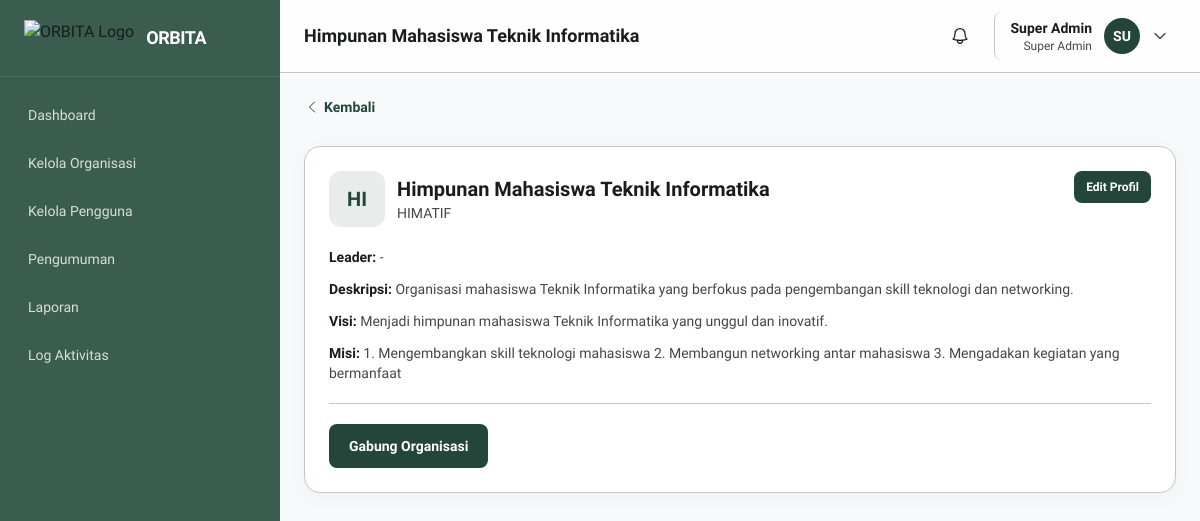
The page /organisasi/1 (signed in) on the database as committed earlier.
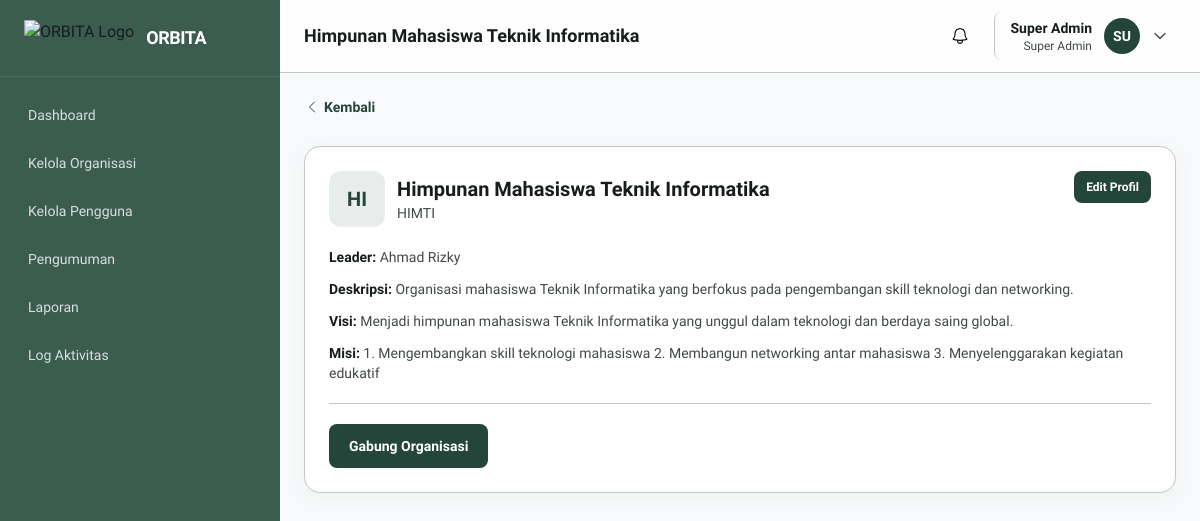
The same page on the database as committed later.
### tables this page shows
CREATE TABLE organisasi (
    id INT AUTO_INCREMENT PRIMARY KEY,
    nama VARCHAR(150) NOT NULL,
    singkatan VARCHAR(20),
    deskripsi TEXT,
    visi TEXT,
    misi TEXT,
    logo VARCHAR(255),
    ketua_id INT DEFAULT NULL,
    status ENUM('aktif', 'nonaktif') DEFAULT 'aktif',
    deleted_at DATETIME DEFAULT NULL,
    created_at DATETIME DEFAULT CURRENT_TIMESTAMP,
    updated_at DATETIME DEFAULT CURRENT_TIMESTAMP ON UPDATE CURRENT_TIMESTAMP,
    FOREIGN KEY (ketua_id) REFERENCES users(id) ON DELETE SET NULL
);

CREATE TABLE users (
    id INT AUTO_INCREMENT PRIMARY KEY,
    nama VARCHAR(100) NOT NULL,
    email VARCHAR(100) NOT NULL UNIQUE,
    nim VARCHAR(20) NOT NULL UNIQUE,
    password VARCHAR(255) NOT NULL,
    role_id INT NOT NULL DEFAULT 3,
    no_hp VARCHAR(20),
    jurusan VARCHAR(100),
    angkatan VARCHAR(4),
    foto_profile VARCHAR(255) DEFAULT NULL,
    status ENUM('aktif', 'nonaktif', 'menunggu') DEFAULT 'aktif',
    reset_token VARCHAR(64) DEFAULT NULL,
    reset_expires DATETIME DEFAULT NULL,
    deleted_at DATETIME DEFAULT NULL,
    created_at DATETIME DEFAULT CURRENT_TIMESTAMP,
    updated_at DATETIME DEFAULT CURRENT_TIMESTAMP ON UPDATE CURRENT_TIMESTAMP,
    FOREIGN KEY (role_id) REFERENCES roles(id) ON DELETE CASCADE
);

### index.php (called while the page is built, shortened)
<?php
require_once __DIR__ . '/includes/functions.php';
$path = parse_url($_SERVER['REQUEST_URI'] ?? '/', PHP_URL_PATH) ?? '/';
$path = '/' . trim(rawurldecode($path), '/');
$segments = ($path === '/') ? [] : explode('/', trim($path, '/'));
$routes = [
    ''                                       => 'dashboard.php',
    'dashboard'                              => 'dashboard.php',
    'kegiatan'                               => 'kegiatan/index.php',
    'organisasi'                             => 'organisasi/index.php',
    'organisasi/{org}'                       => 'organisasi/detail.php',
    'organisasi/{org}/member'                => 'organisasi/members.php',
    'organisasi/{org}/permintaan'            => 'organisasi/requests.php',
    'organisasi/{org}/kegiatan'              => 'organisasi/kegiatan.php',
    'organisasi/{org}/kartu'                 => 'organisasi/kartu_anggota.php',
    'organisasi/{org}/jadwal'                => 'organisasi/jadwal.php',
    'organisasi/{org}/kegiatan/{kid}'        => 'kegiatan/detail.php',
    'pengumuman'                             => 'pengumuman/index.php',
    'pengguna'                               => 'pengguna/index.php',
    'laporan'                                => 'laporan/index.php',
    'log'                                    => 'log/index.php',
    'profil'                                 => 'profil.php',
    'notifikasi'                             => 'notifikasi.php',
];
function match_route(array $segments, string $pattern, array &$params): bool {
    $parts = ($pattern === '') ? [] : explode('/', $pattern);
    if (count($parts) !== count($segments)) return false;
    return true;
}
$matched_file = null;
$params = [];
foreach ($routes as $pattern => $file) {
    if (match_route($segments, $pattern, $params)) {
        $matched_file = $file;
        break;
    }
}
$page = __DIR__ . '/pages/' . $matched_file;
require $page;

### includes/functions.php (called while the page is built, shortened)
<?php
function e(string $text): string {
    return htmlspecialchars($text, ENT_QUOTES, 'UTF-8');
}

### pages/organisasi/detail.php (the view, shortened to what the changed rows need)
<?php
require_once __DIR__ . '/../../includes/functions.php';
$pdo = db();
$org_id = (int) ($_GET['id'] ?? $_GET['org_id'] ?? 0);
$org = $pdo->prepare("SELECT * FROM organisasi WHERE id=? AND deleted_at IS NULL LIMIT 1");
$org->execute([$org_id]);
$org = $org->fetch();
$page_title = $org['nama'];
$leader = $pdo->prepare("SELECT u.nama FROM user_organisasi uo JOIN users u ON uo.user_id=u.id WHERE uo.organisasi_id=? AND uo.role='leader' AND uo.status='aktif' LIMIT 1");
$leader->execute([$org_id]); $leader_nama = $leader->fetchColumn() ?: '-';
?>
<?php require __DIR__ . '/../../components/head.php'; ?>
<?php require __DIR__ . '/../../components/navbar.php'; ?>
<main class="p-6 lg:ml-[280px]">
    <div class="max-w-4xl mx-auto space-y-6">
        <div class="bg-white rounded-2xl border border-outline-variant shadow-card p-6">
            <div class="flex items-start justify-between gap-4">
                <div class="flex items-center gap-3">
                    <div class="w-14 h-14 rounded-xl bg-primary/10 text-primary flex items-center justify-center font-extrabold text-xl"><?= e(strtoupper(substr($org['nama'],0,2))) ?></div>
                    <div>
                        <h2 class="text-xl font-bold text-on-surface"><?= e($org['nama']) ?></h2>
                        <p class="text-sm text-on-surface-variant"><?= e($org['singkatan'] ?? '') ?></p>
                    </div>
                </div>
            </div>
            <div class="mt-5 space-y-3 text-sm text-on-surface-variant">
                <p><strong class="text-on-surface">Leader:</strong> <?= e($leader_nama) ?></p>
                <p><strong class="text-on-surface">Deskripsi:</strong> <?= e($org['deskripsi'] ?: '-') ?></p>
                <p><strong class="text-on-surface">Visi:</strong> <?= e($org['visi'] ?: '-') ?></p>
                <p><strong class="text-on-surface">Misi:</strong> <?= e($org['misi'] ?: '-') ?></p>
            </div>
        </div>
    </div>
</main>
<?php require __DIR__ . '/../../components/footer.php'; ?>

### components/navbar.php (shortened to what the changed rows need)
<header class="sticky top-0 z-20 bg-white/80 backdrop-blur border-b border-outline-variant">
    <div class="flex items-center justify-between px-6 py-3 lg:ml-[280px]">
        <div class="flex items-center gap-3">
            <h1 class="text-lg font-bold text-on-surface"><?= e($page_title ?? 'Dashboard') ?></h1>
        </div>
    </div>
</header>

Rows that differ between the two databases and show on the page:
changed organisasi "HI": singkatan "HIMATIF" → "HIMTI"; visi "Menjadi himpunan mahasiswa Teknik Informatika yang unggul dan inovatif." → "Menjadi himpunan mahasiswa Teknik Informatika yang unggul dalam teknologi dan berdaya saing global."; misi "1. Mengembangkan skill teknologi mahasiswa 2. Membangun networking antar mahasiswa 3. Mengadakan kegiatan yang bermanfaat" → "1. Mengembangkan skill teknologi mahasiswa 2. Membangun networking antar mahasiswa 3. Menyelenggarakan kegiatan edukatif"
now on this page (row edited): users: nama "Ahmad Rizky"
Other text that changed with them:
$leader_nama: "-" → (not shown)
